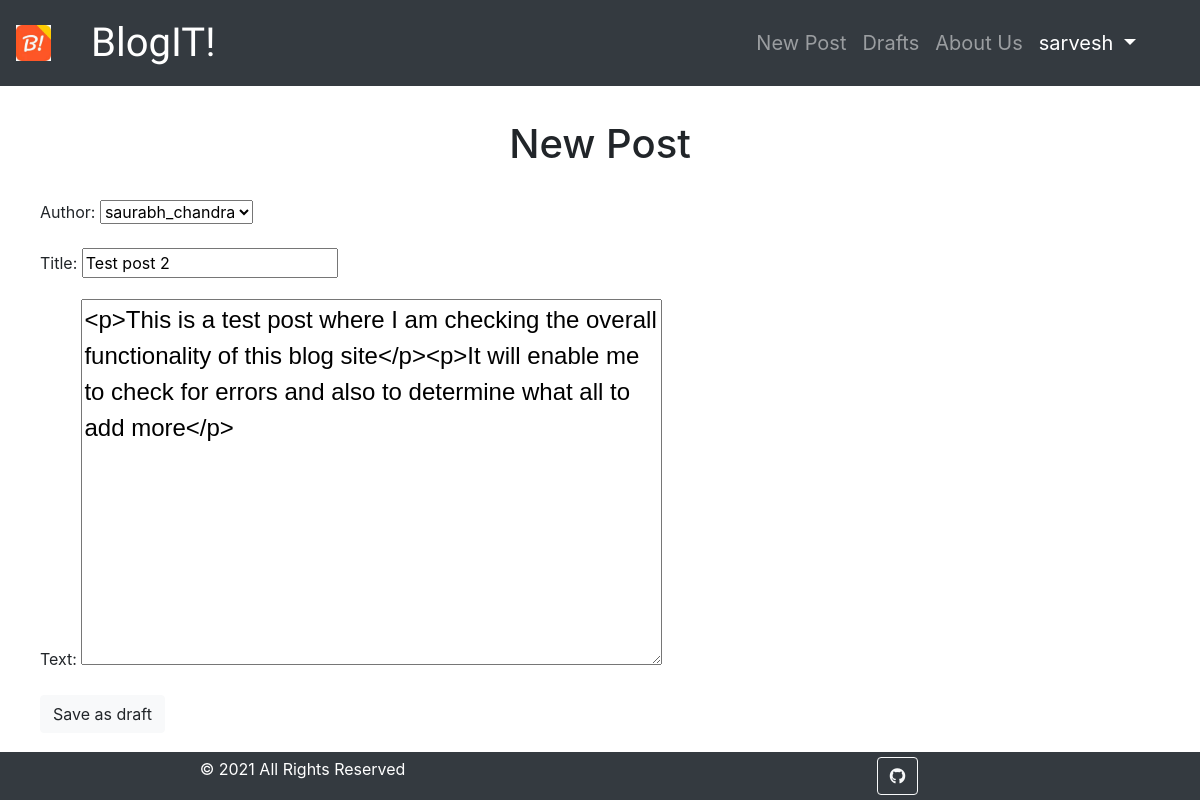
Page /post/10/edit/ (signed in) on the committed database.
### blog/models.py (models this page shows, shortened)
class Post(models.Model):
    author = models.ForeignKey('auth.User', on_delete=models.CASCADE)
    title = models.CharField(max_length=200)
    text = models.TextField()
    created_date = models.DateTimeField(default=timezone.now)
    published_date = models.DateTimeField(blank=True,null=True)

### blog/views.py (the view)
# urls.py: url(r'^post/(?P<pk>\d+)/edit/$',views.PostUpdateView.as_view(),name='post_edit'),
class PostUpdateView(LoginRequiredMixin,UpdateView):
    login_url = '/login/'
    redirect_field_name = 'blog/post_detail.html'
    form_class = PostForm
    model = Post

### blog/forms.py
class PostForm(forms.ModelForm):
    class Meta():
        model = Post
        fields = ('author','title','text')  #editable fields
        widgets = {
            'title':forms.TextInput(attrs={'class':'textinputclass'}),
            'text': forms.Textarea(attrs={'class':'editable medium-editor-textarea postcontent'})
        }

### blog/templates/blog/post_form.html (shortened to what this page needs)
{% extends 'blog/base.html' %}
{% block content %}
    <br><h1 style="text-align: center;">New Post</h1><br>
    <form class="post-form" method="POST">
        {{form.as_p}}
        <button type="submit" class="btn btn-light">Save as draft</button>
    </form>
{% endblock content %}

### blog/templates/blog/base.html (shortened to what this page needs)
<!DOCTYPE html>
{% load static %}
<html>
    <head>
        <link rel="stylesheet" href="{% static 'css/blog.css' %}">
        <link rel="stylesheet" href="https://maxcdn.bootstrapcdn.com/bootstrap/4.5.2/css/bootstrap.min.css">
        <link rel="stylesheet" href="//cdn.jsdelivr.net/npm/medium-editor@latest/dist/css/medium-editor.min.css" type="text/css" media="screen" charset="utf-8">
        <link rel="stylesheet" href="https://use.fontawesome.com/releases/v5.7.0/css/all.css">
    </head>
    <body>
        <nav class="navbar navbar-expand-md bg-dark navbar-dark">
            <img alt="logo" style="width: 3%; height: auto;" class="img-responsive" /></a>
            <a class="navbar-brand bigbrand" href="{% url 'post_list' %}" style="font-size:40px; margin-left: 40px;">BlogIT!</a>
            <div class="collapse navbar-collapse navbar-right" id="collapsibleNavbar">
                <ul class="navbar-nav ml-auto" style="margin-right: 40px; font-size: 20px;">
                    {% if user.is_authenticated %}
                        <li class="nav-item"><a class="nav-link" href="{% url 'post_new' %}">New Post</a></li>
                        <li class="nav-item"><a class="nav-link" href="{% url 'post_draft_list' %}">Drafts</a></li>
                        <li class="nav-item"><a class="nav-link" href="{% url 'about' %}">About Us</a></li>
                        <li class="nav-item dropdown">
                            <a class="nav-link active dropdown-toggle" href="#" id="navbardrop" data-toggle="dropdown">
                                {{user.username}}
                            </a>
                          </li>
                    {% else %}
                        <li class="nav-item"><a class="nav-link" href="{% url 'about' %}">About Us</a></li>
                        <li class="nav-item"><a class="nav-link active" href="{% url 'login'%}">Login <i class="fa fa-user"></i></a></li>
                    {% endif %}
                </ul>
            </div>
        </nav>
        <div class="container" style="padding:10px; padding-bottom:60px;">
            <div class="blog_posts">
                    {% block content %}
                    {% endblock content %}
            </div>
        </div>
        <div class="container-fluid">
            <div class="row bg-dark text-center text-white" style="position: fixed; bottom: 0; width: 100%; padding: 5px;">
                <div class="col">© 2021 All Rights Reserved</div>
                <div class="col"><a class="btn btn-outline-light btn-floating" href="https://github.com/Sarthak196/Blog_Page" target="_blank" role="button"><i class="fab fa-github"></i></a></div>
            </div>
        </div>
    </body>
</html>

### blog/static/css/blog.css (style rules this page uses)
.bigbrand { font-family: 'Courgette', cursive; font-size: 1.5em; color: white; }
.postcontent { font-family: 'Motserrat',sans-serif; font-size: 1.5em; }

### rows in the picture
Post: author "saurabh_chandra", title "Test post 2", text "<p>This is a test post where I am checking the overall functionality of this blog site</p><p>It will enable me to check for errors and also to determine what all to add more</p>"

### other values in the picture
{{ user.username }} "sarvesh"
